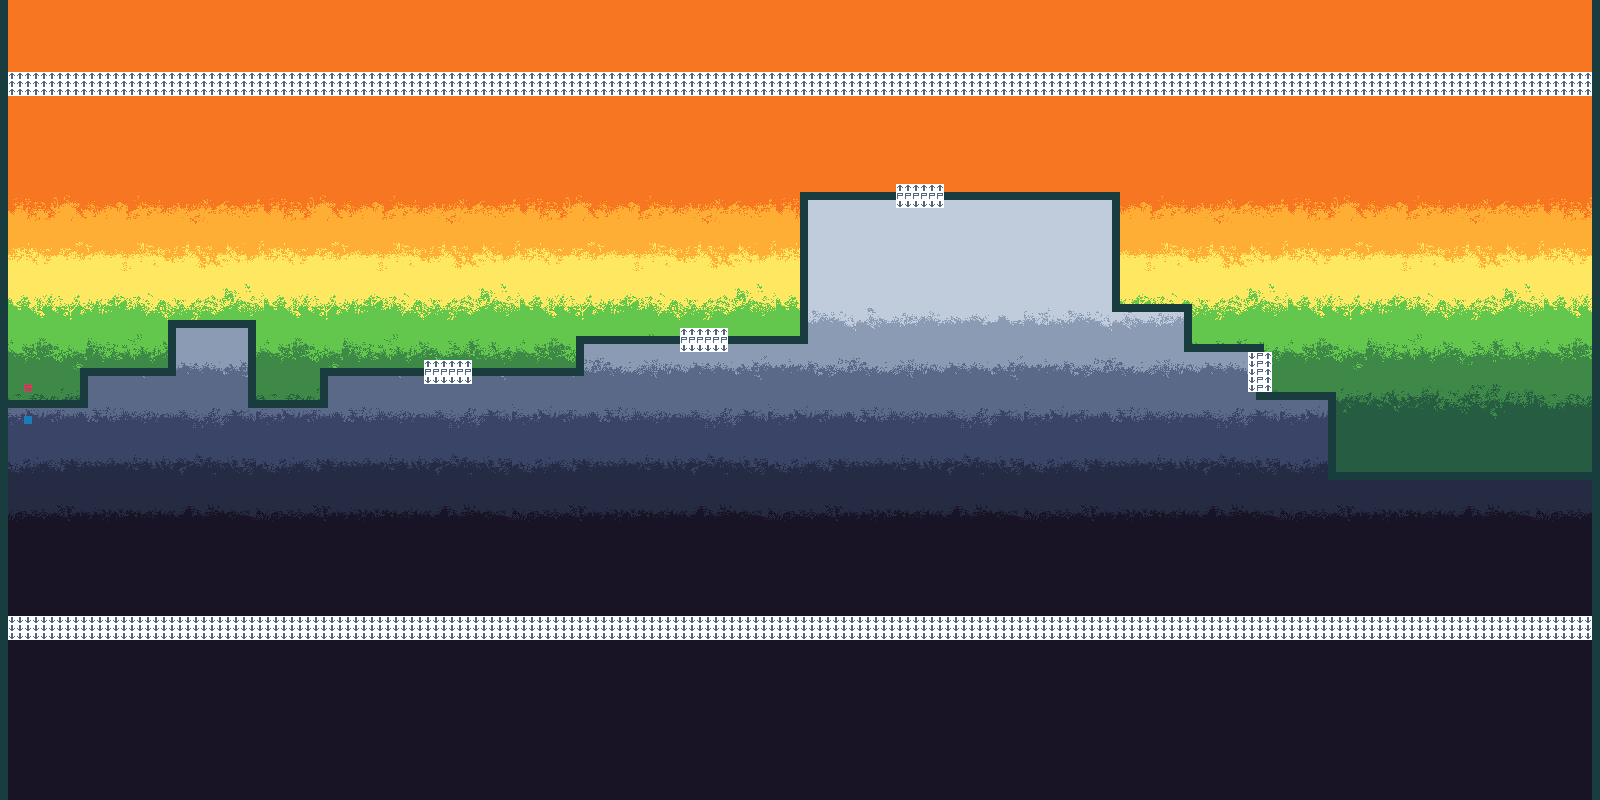

A level layout from a 2D game, rendered from its tile map. Below: a short description, then the map file with tile-grid data replaced by summaries:
An orthogonal 200x100 tile map with 8x8 px tiles, 5 tile layers (Middle Line, Bottom Gradient, Top Gradient, Entities, ...), 4 tilesets and 4 objects.

<map version="1.2" tiledversion="1.3.5" orientation="orthogonal" renderorder="left-up" width="200" height="100" tilewidth="8" tileheight="8" infinite="0" nextlayerid="8" nextobjectid="2">
 <tileset firstgid="1" name="Ground" tilewidth="8" tileheight="8" tilecount="64" columns="8">
  <image source="tiles/Ground.png" width="64" height="64" />
  <tile id="0">
   <objectgroup draworder="index" id="2">
    <object id="1" x="0" y="0" width="8" height="8" />
   </objectgroup>
  </tile>
  <tile id="1">
   <objectgroup draworder="index" id="2">
    <object id="1" x="0" y="0" width="8" height="8" />
   </objectgroup>
  </tile>
  <tile id="57">
   <animation>
    <frame tileid="48" duration="100" />
    <frame tileid="49" duration="100" />
    <frame tileid="50" duration="100" />
    <frame tileid="51" duration="100" />
    <frame tileid="52" duration="100" />
    <frame tileid="53" duration="100" />
    <frame tileid="54" duration="100" />
    <frame tileid="55" duration="100" />
    <frame tileid="56" duration="100" />
   </animation>
  </tile>
  <tile id="58">
   <animation>
    <frame tileid="49" duration="110" />
    <frame tileid="50" duration="110" />
    <frame tileid="51" duration="110" />
    <frame tileid="52" duration="110" />
    <frame tileid="53" duration="110" />
    <frame tileid="54" duration="110" />
    <frame tileid="55" duration="110" />
    <frame tileid="56" duration="110" />
    <frame tileid="48" duration="110" />
   </animation>
  </tile>
  <tile id="59">
   <animation>
    <frame tileid="50" duration="120" />
    <frame tileid="51" duration="120" />
    <frame tileid="52" duration="120" />
    <frame tileid="53" duration="120" />
    <frame tileid="54" duration="120" />
    <frame tileid="55" duration="120" />
    <frame tileid="56" duration="120" />
    <frame tileid="48" duration="120" />
    <frame tileid="49" duration="120" />
   </animation>
  </tile>
  <tile id="60">
   <animation>
    <frame tileid="54" duration="150" />
    <frame tileid="55" duration="150" />
    <frame tileid="56" duration="150" />
    <frame tileid="48" duration="150" />
    <frame tileid="49" duration="150" />
    <frame tileid="50" duration="150" />
    <frame tileid="51" duration="150" />
    <frame tileid="52" duration="150" />
    <frame tileid="53" duration="150" />
   </animation>
  </tile>
  <tile id="63">
   <objectgroup draworder="index" id="2">
    <object id="1" x="0" y="0" width="8" height="8" />
   </objectgroup>
  </tile>
 </tileset>
 <tileset firstgid="65" name="Entities" tilewidth="8" tileheight="8" tilecount="64" columns="8">
  <image source="tiles/Entities.png" width="64" height="64" />
  <tile id="0">
   <properties>
    <property name="player" value="Red" />
    <property name="type" value="Spawn" />
   </properties>
  </tile>
  <tile id="1">
   <properties>
    <property name="player" value="Blue" />
    <property name="type" value="Spawn" />
   </properties>
  </tile>
  <tile id="2">
   <properties>
    <property name="color" value="White" />
    <property name="type" value="Portal" />
   </properties>
  </tile>
  <tile id="3">
   <properties>
    <property name="color" value="Red" />
    <property name="type" value="Portal" />
   </properties>
  </tile>
  <tile id="4">
   <properties>
    <property name="color" value="Blue" />
    <property name="type" value="Portal" />
   </properties>
  </tile>
  <tile id="5">
   <properties>
    <property name="direction" value="Up" />
    <property name="type" value="PortalDirection" />
   </properties>
  </tile>
  <tile id="6">
   <properties>
    <property name="direction" value="Down" />
    <property name="type" value="PortalDirection" />
   </properties>
  </tile>
 </tileset>
 <tileset firstgid="129" name="Gradient-Green-Orange" tilewidth="8" tileheight="8" tilecount="1024" columns="32">
  <image source="tiles/Gradient-Green-Orange.png" width="256" height="256" />
 </tileset>
 <tileset firstgid="1153" name="Gradient-Grey-DarkGrey" tilewidth="8" tileheight="8" tilecount="1024" columns="32">
  <image source="tiles/Gradient-Grey-DarkGrey.png" width="256" height="256" />
 </tileset>
 <layer id="1" name="Middle Line" width="200" height="100">
  <data>[20000 cells, 200 non-empty, 1 distinct tile ids]</data>
 </layer>
 <layer id="6" name="Bottom Gradient" width="200" height="100">
  <data>[20000 cells, 13542 non-empty, 1025 distinct tile ids]</data>
 </layer>
 <layer id="5" name="Top Gradient" width="200" height="100">
  <data>[20000 cells, 8812 non-empty, 1024 distinct tile ids]</data>
 </layer>
 <layer id="4" name="Entities" width="200" height="100">
  <data>[20000 cells, 1259 non-empty, 5 distinct tile ids]</data>
 </layer>
 <layer id="2" name="Ground" width="200" height="100">
  <data>[20000 cells, 875 non-empty, 6 distinct tile ids]</data>
 </layer>
 <objectgroup id="7" name="Boundaries">
  <object id="1" x="8" y="24" width="1584" height="752" />
 </objectgroup>
</map>